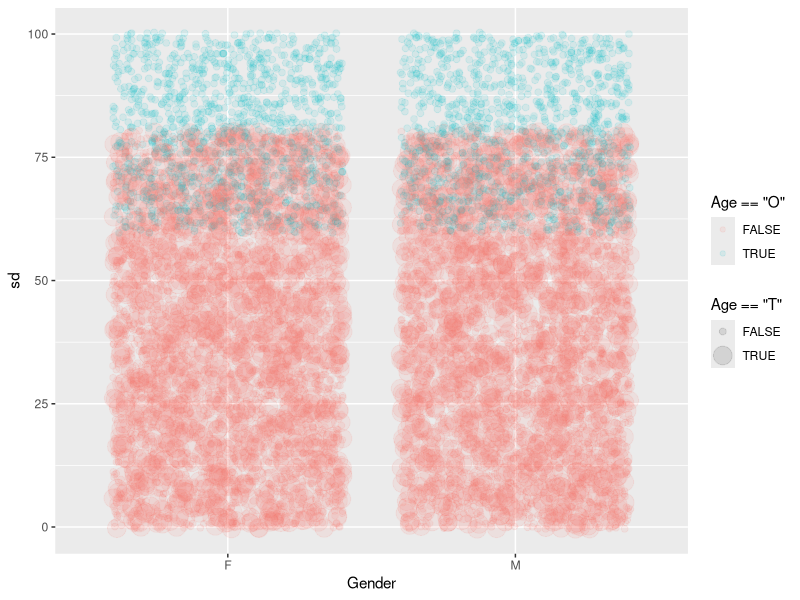
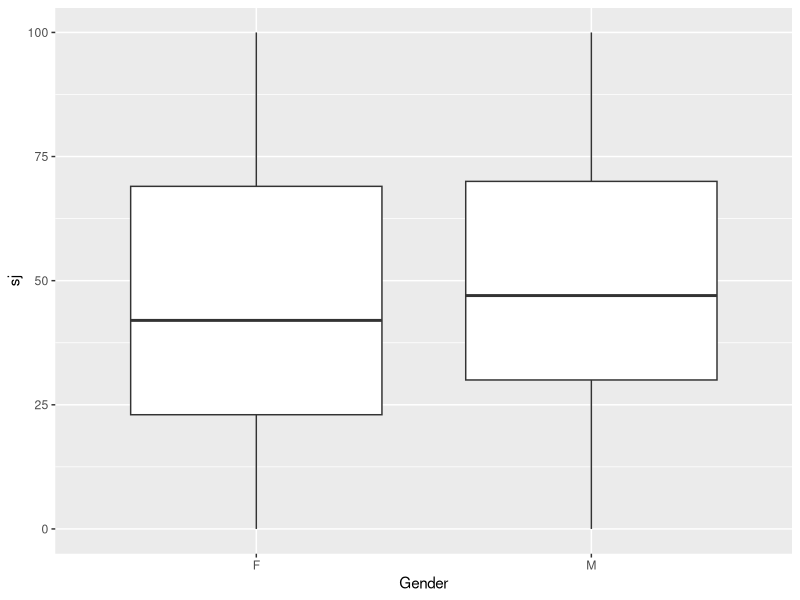

These figures' R source, in order: (Note: this script raises an error after producing the figures.)
library(ggplot2)


dataset <- read.csv("dataset.csv")


ggplot(data = dataset) + geom_jitter(mapping = aes(x=Gender, y=sd, color=Age=="O", size=Age=="T"),alpha=1/10)#in alpha, 1 is 100 visible

#thick line it's a mediana 
ggplot(data=dataset) + geom_boxplot(mapping=aes(x=Gender, y=sj))


females <-dataset[dataset$Gender=="F",]
females <- as.factor(females)
barplot(females)
ggplot(data=dataset) + geom_point(mapping=aes(x=females, y=sj, shape=Age))

#ggplot(data=dataset) + geom_histogram(mapping=aes(x=sj), origin = 0)


ggplot(data = dataset) + geom_jitter(mapping = aes(x=Gender, y=sj, shape=Age, color=Age))




ggplot(data=dataset)+geom_line(mapping=aes(x=Location, y=so, color=Gender))



#Circle diagram try: 

library(tidyverse)

label_data = dataset
number_of_bar=nrow(label_data)
angle=90-360*(label_data$Location-0.5)/number_of_bar
label_data$hjust<-ifelse( angle < -90, 1, 0)
label_data$angle<-ifelse(angle < -90, angle+180, angle)


p = ggplot(dataset , aes(x= as.factor(Location), y= so)) +       
  geom_bar(stat="identity", fill=alpha("blue", 0.3)) + ylim(-100,120) +
  theme_minimal() +
  theme(
    axis.text = element_blank(),
    axis.title = element_blank(),
    panel.grid = element_blank(),
    plot.margin = unit(rep(-2,4), "cm")     
  ) +
  coord_polar(start = 0) + geom_text( aes(x=Location, y=so+1, 
                                                          label=Location, hjust=hjust), color="black", fontface="bold",alpha=0.6, size=2.5, angle= label_data$angle, inherit.aes = FALSE )
p






my_vector=c(3,12,5,18,45)
names(my_vector)=c("A","B","C","D","E")

# A basic barplot
barplot(my_vector, col=rgb(0.2,0.4,0.6,0.6), xlab="category" )



#LOCATION D MALES
ggplot(data=maleD) + geom_col(aes(x=Age, y=so))
ggplot(data=maleD) + geom_col(aes(x=Age, y=sd))
ggplot(data=maleD) + geom_col(aes(x=Age, y=st))
ggplot(data=maleD) + geom_col(aes(x=Age, y=sj))
ggplot(data=maleD) + geom_col(aes(x=Age, y=ss))
#LOCATION D FEMALES
ggplot(data=femaleD) + geom_col(aes(x=Age, y=so))
ggplot(data=femaleD) + geom_col(aes(x=Age, y=sd))
ggplot(data=femaleD) + geom_col(aes(x=Age, y=st))
ggplot(data=femaleD) + geom_col(aes(x=Age, y=sj))
ggplot(data=femaleD) + geom_col(aes(x=Age, y=ss))


#LOCATION C MALES
ggplot(data=maleC) + geom_col(aes(x=Age, y=so))
ggplot(data=maleC) + geom_col(aes(x=Age, y=sd))
ggplot(data=maleC) + geom_col(aes(x=Age, y=st))
ggplot(data=maleC) + geom_col(aes(x=Age, y=sj))
ggplot(data=maleC) + geom_col(aes(x=Age, y=ss))
#LOCATION C FEMALES
ggplot(data=femaleC) + geom_col(aes(x=Age, y=so))
ggplot(data=femaleC) + geom_col(aes(x=Age, y=sd))
ggplot(data=femaleC) + geom_col(aes(x=Age, y=st))
ggplot(data=femaleC) + geom_col(aes(x=Age, y=sj))
ggplot(data=femaleC) + geom_col(aes(x=Age, y=ss))


#LOCATION B MALES
ggplot(data=maleB) + geom_col(aes(x=Age, y=so))
ggplot(data=maleB) + geom_col(aes(x=Age, y=sd))
ggplot(data=maleB) + geom_col(aes(x=Age, y=st))
ggplot(data=maleB) + geom_col(aes(x=Age, y=sj))
ggplot(data=maleB) + geom_col(aes(x=Age, y=ss))
#LOCATION B FEMALES
ggplot(data=femaleB) + geom_col(aes(x=Age, y=so))
ggplot(data=femaleB) + geom_col(aes(x=Age, y=sd))
ggplot(data=femaleB) + geom_col(aes(x=Age, y=st))
ggplot(data=femaleB) + geom_col(aes(x=Age, y=sj))
ggplot(data=femaleB) + geom_col(aes(x=Age, y=ss))



#LOCATION A MALES
ggplot(data=maleA) + geom_col(aes(x=Age, y=so))
ggplot(data=maleA) + geom_col(aes(x=Age, y=sd))
ggplot(data=maleA) + geom_col(aes(x=Age, y=st))
ggplot(data=maleA) + geom_col(aes(x=Age, y=sj))
ggplot(data=maleA) + geom_col(aes(x=Age, y=ss))
#LOCATION A FEMALES
ggplot(data=femaleA) + geom_col(aes(x=Age, y=so))
ggplot(data=femaleA) + geom_col(aes(x=Age, y=sd))
ggplot(data=femaleA) + geom_col(aes(x=Age, y=st))
ggplot(data=femaleA) + geom_col(aes(x=Age, y=sj))
ggplot(data=femaleA) + geom_col(aes(x=Age, y=ss))


#VERY INTERESTING HERE - 
ggplot(data=teenagers) + geom_boxplot(aes(x=Location, y=sj, color=Gender))
ggplot(data=teenagers) + geom_boxplot(aes(x=Location, y=so, color=Gender))
ggplot(data=teenagers) + geom_boxplot(aes(x=Location, y=sd, color=Gender))
ggplot(data=teenagers) + geom_boxplot(aes(x=Location, y=ss, color=Gender))
ggplot(data=teenagers) + geom_boxplot(aes(x=Location, y=st, color=Gender))


ggplot(data=under25) + geom_boxplot(aes(x=Location, y=sj, color=Gender))
ggplot(data=under25) + geom_boxplot(aes(x=Location, y=so, color=Gender))
ggplot(data=under25) + geom_boxplot(aes(x=Location, y=sd, color=Gender))
ggplot(data=under25) + geom_boxplot(aes(x=Location, y=ss, color=Gender))
ggplot(data=under25) + geom_boxplot(aes(x=Location, y=st, color=Gender))


ggplot(data=late20) + geom_boxplot(aes(x=Location, y=sj, color=Gender))
ggplot(data=late20) + geom_boxplot(aes(x=Location, y=so))
ggplot(data=late20) + geom_boxplot(aes(x=Location, y=sd, color=Gender))
ggplot(data=late20) + geom_boxplot(aes(x=Location, y=ss, color=Gender))
ggplot(data=late20) + geom_boxplot(aes(x=Location, y=st, color=Gender))



ggplot(data=over30) + geom_boxplot(aes(x=Location, y=sj, color=Gender))
ggplot(data=over30) + geom_boxplot(aes(x=Location, y=so, color=Gender))
ggplot(data=over30) + geom_boxplot(aes(x=Location, y=sd, color=Gender))
ggplot(data=over30) + geom_boxplot(aes(x=Location, y=ss, color=Gender))
ggplot(data=over30) + geom_boxplot(aes(x=Location, y=st, color=Gender))

